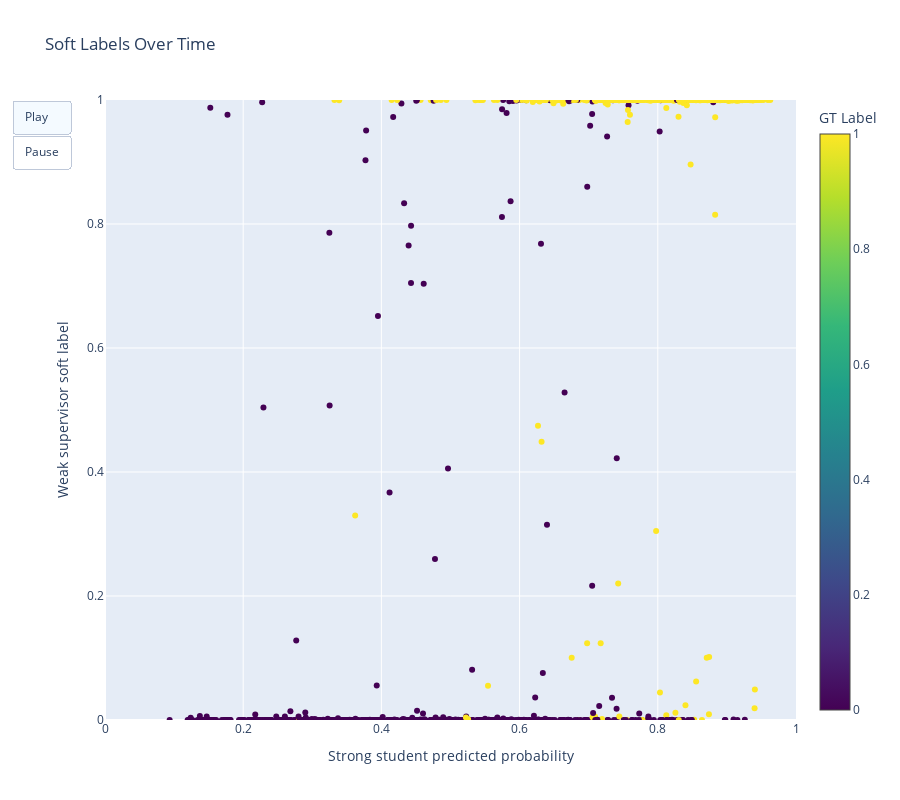

This figure's notebook cell:
### Code cell
import plotly.graph_objs as go
import numpy as np

n_time_steps = len(pred_probs)
# Create base figure
fig = go.Figure(
    data=[go.Scatter(x=pred_probs[0], y=weak_soft_labels, mode='markers',  
                     marker=dict(color=gt_labels, colorscale='Viridis', colorbar=dict(title='GT Label')))],
    layout=go.Layout(
        title="Soft Labels Over Time",
        xaxis=dict(range=[0, 1], title="Strong student predicted probability"),
        yaxis=dict(range=[0, 1], title="Weak supervisor soft label"),
        updatemenus=[dict(
            type="buttons",
            buttons=[dict(label="Play",
                          method="animate",
                          args=[None, {"frame": {"duration": 700, "redraw": True}, "fromcurrent": True}]),
                    dict(label="Pause",
                         method="animate",
                         args=[[None], {"frame": {"duration": 0, "redraw": False}, "mode": "immediate"}])
                    ])]
    ),
    frames=[go.Frame(data=[go.Scatter(x=pred_probs[i], y=weak_soft_labels, mode='markers',
                                        marker=dict(color=gt_labels, colorscale='Viridis', colorbar=dict(title='GT Label')))],
                         name=str(i))
            for i in range(1, n_time_steps)]
)

# Add axis titles
fig.update_layout(xaxis_title="Strong student predicted probability", yaxis_title="Weak supervisor soft label", height=800, width=900)


# Show animation
fig.show()

### Figure 1 — Plotly figure (JSON) as saved in the notebook; plotly's stock layout.template omitted (floating-point values rounded to 4 significant figures; data arrays with more than 128 entries replaced by an {"elided": "..."} marker saying what was removed)
{"data": [{"marker": {"color": {"elided": "960 int values"}, "colorbar": {"title": {"text": "GT Label"}}, "colorscale": [[0, "#440154"], [0.1111, "#482878"], [0.2222, "#3e4989"], [0.3333, "#31688e"], [0.4444, "#26828e"], [0.5556, "#1f9e89"], [0.6667, "#35b779"], [0.7778, "#6ece58"], [0.8889, "#b5de2b"], [1, "#fde725"]]}, "mode": "markers", "type": "scatter", "x": {"elided": "960 float values"}, "y": {"elided": "960 float values"}}], "layout": {"height": 800, "title": {"text": "Soft Labels Over Time"}, "updatemenus": [{"buttons": [{"args": [null, {"frame": {"duration": 700, "redraw": true}, "fromcurrent": true}], "label": "Play", "method": "animate"}, {"args": [[null], {"frame": {"duration": 0, "redraw": false}, "mode": "immediate"}], "label": "Pause", "method": "animate"}], "type": "buttons"}], "width": 900, "xaxis": {"range": [0, 1], "title": {"text": "Strong student predicted probability"}}, "yaxis": {"range": [0, 1], "title": {"text": "Weak supervisor soft label"}}}}
